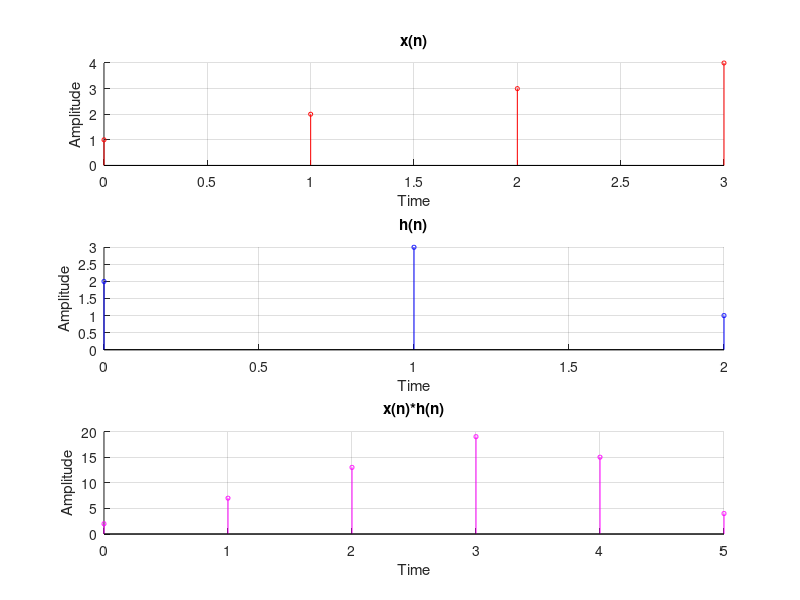

The MATLAB script that drew this image:
% Name: Priyadarshan Ghosh
% Roll no.: 72
clc;
clf;
n=0:3;
n1 =0:2;
x = n+1
h = 2*(n1==0)+3*(n1==1)+1*(n1==2)
y = conv(x, h)
l = 0:length(x)-1;
m = 0:length(h)-1;
n = 0:(length(x)+length(h)-2);
%x(n)
subplot(3,1,1);
stem(l,x,'ro','MarkerSize',3)
title ('x(n)');
xlabel('Time');
ylabel('Amplitude');
grid on;
box off;
%h(n)
subplot(3,1,2);
stem(m,h,'bo','MarkerSize',3)
title ('h(n)');
xlabel('Time');
ylabel('Amplitude');
grid on;
box off;
%x(n)*h(n)
subplot(3,1,3);
stem(n,y,'mo','MarkerSize',3)
title ('x(n)*h(n)');
xlabel('Time');
ylabel('Amplitude');
grid on;
box off;